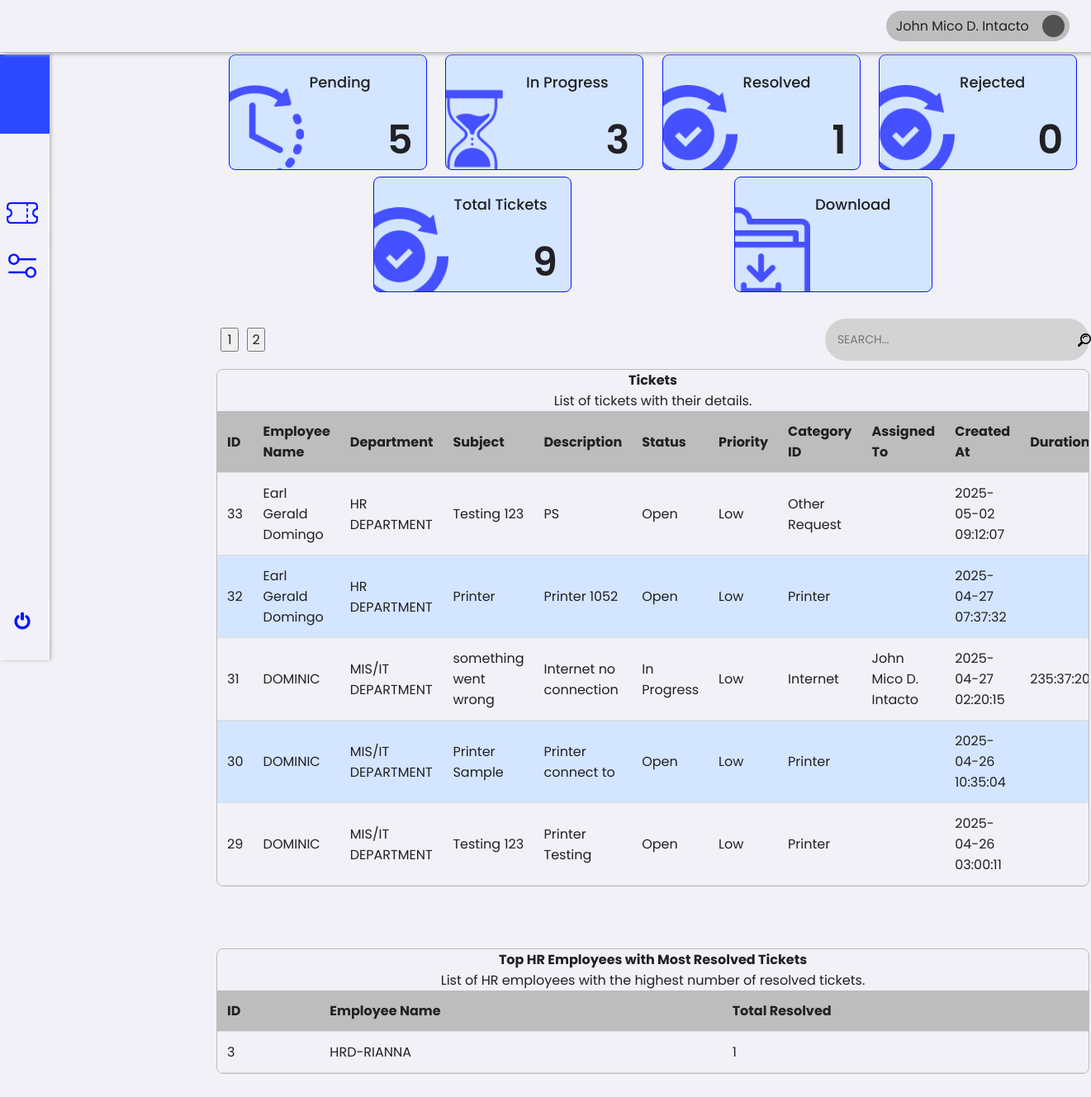
The page /1/hrHead/order.php (signed in) on the database its author committed.
### tables this page shows
CREATE TABLE `tickets` (
  `id` int(11) NOT NULL,
  `employee_id` int(11) NOT NULL,
  `subject` varchar(255) NOT NULL,
  `description` text NOT NULL,
  `status` enum('Open','In Progress','Resolved','Closed') DEFAULT 'Open',
  `priority` enum('Low','Medium','High') DEFAULT 'Low',
  `category_id` int(11) NOT NULL,
  `assigned_to` int(11) DEFAULT NULL,
  `created_at` timestamp NOT NULL DEFAULT current_timestamp(),
  `start_at` timestamp NULL DEFAULT NULL,
  `updated_at` timestamp NULL DEFAULT NULL,
  `leave_type_id` int(11) DEFAULT NULL,
  `leave_request_id` int(11) DEFAULT NULL
);

CREATE TABLE `users` (
  `id` int(11) NOT NULL,
  `name` varchar(255) NOT NULL,
  `email` varchar(255) NOT NULL,
  `password` varchar(255) NOT NULL,
  `role` enum('Employee','HR','HR HEAD','Admin','Super Admin') NOT NULL,
  `department` varchar(255) DEFAULT NULL,
  `status` enum('Active','Inactive') NOT NULL,
  `created_at` timestamp NOT NULL DEFAULT current_timestamp()
);

CREATE TABLE `categories` (
  `id` int(11) NOT NULL,
  `name` varchar(255) NOT NULL
);

### 0/includes/hrHeadQuery.php (called while the page is built)
<?php
require '../../0/includes/db.php';
$openTickets = "
                        SELECT COUNT(id) AS open_tickets
                        FROM tickets
                        WHERE status = 'Open'
                    ";
$stmtOpen = $pdo->prepare($openTickets);
$stmtOpen->execute();
$openTickets = $stmtOpen->fetchAll(PDO::FETCH_ASSOC);
$inprogressTickets = "
    SELECT COUNT(id) AS inprogress_tickets
    FROM tickets
    WHERE status = 'In Progress'
      AND assigned_to IS NOT NULL
";
$stmtInProgress = $pdo->prepare($inprogressTickets);
$stmtInProgress->execute();
$inprogressTickets = $stmtInProgress->fetchAll(PDO::FETCH_ASSOC);
$resolvedTickets = "
                SELECT COUNT(id) AS resolved_tickets
                FROM tickets
                WHERE status = 'Resolved'
                  AND assigned_to IS NOT NULL";
$stmtResolved = $pdo->prepare($resolvedTickets);
$stmtResolved->execute();
$resolvedTickets = $stmtResolved->fetchAll(PDO::FETCH_ASSOC);
$queryRejected = "
    SELECT at.user_id, u.name AS user_name, COUNT(t.id) AS rejected_count
    FROM audit_trail at
    JOIN tickets t ON at.affected_id = t.id
    JOIN users u ON at.user_id = u.id
    WHERE at.action_type = 'DECLINE' AND t.status = 'Open' AND t.assigned_to IS NULL
    GROUP BY at.user_id, u.name
";
$stmtRejected = $pdo->prepare($queryRejected);
$stmtRejected->execute();
$rejectedTickets = $stmtRejected->fetchAll(PDO::FETCH_ASSOC);
$totalTickets = "
    SELECT COUNT(id) AS total_tickets
    FROM tickets
";
$stmtTotalTickets = $pdo->prepare($totalTickets);
$stmtTotalTickets->execute();
$totalTickets = $stmtTotalTickets->fetchAll(PDO::FETCH_ASSOC);
$ticketsQuery = "SELECT
t.id,
e.name AS employee_name,
 e.department AS assigned_department,
t.subject,
t.description,
t.status,
t.priority,
c.name AS category_name,
a.name AS assigned_to_name,
t.created_at,
t.start_at,
t.updated_at
FROM tickets t
LEFT JOIN users e ON t.employee_id = e.id
LEFT JOIN users a ON t.assigned_to = a.id
LEFT JOIN categories c ON t.category_id = c.id
ORDER BY t.created_at DESC";
$stmt = $pdo->prepare($ticketsQuery);
$stmt->execute();
$tickets = $stmt->fetchAll(PDO::FETCH_ASSOC);
$query = "SELECT u.id AS user_id, u.name AS employee_name, COUNT(t.id) AS resolved_count
          FROM users u
          JOIN tickets t ON t.assigned_to = u.id
          WHERE t.status = 'Resolved' AND u.role = 'HR'
          GROUP BY u.id, u.name
          ORDER BY resolved_count DESC";
$stmt = $pdo->prepare($query);
$stmt->execute();
$topResolvedAccounts = $stmt->fetchAll(PDO::FETCH_ASSOC);

### 1/hrHead/order.php (the view, shortened to what this page needs)
<?php
require_once '../../0/includes/employeeTicket.php';
require_once '../../0/includes/hrHeadQuery.php';
?>
<!DOCTYPE html>
<html lang="en">
<head>
    <link rel="stylesheet" href="../../assets/css/framework.css">
    <link rel="stylesheet" href="../../assets/css/dashboard.css">
</head>
<body>
    <div class="container">
        <div class="sideNav">
            <div class="sideNavLogo img-cover"></div>
            <div class="navBtn">
                <div class="navBtnIcon img-contain" style="background-image: url(../../assets/images/icons/ticket.png);"></div>
            </div>
            <div class="navBtn">
                <div class="navBtnIcon img-contain" style="background-image: url(../../assets/images/icons/settings.png);"></div>
            </div>
            <div class="navBtn">
                <div class="navBtnIcon img-contain" style="background-image: url(../../assets/images/icons/switch.png);"></div>
            </div>
        </div>
        <div class="content">
            <div class="topNav">
                <div class="account">
                    <div class="accountName">John Doe</div>
                    <div class="accountIcon img-contain"></div>
                </div>
            </div>
            <div class="row plateRow">
                <div class="col plate" id="plate1" data-status="status">
                    <div class="plateIcon" style="background-image: url(../../assets/images/icons/time-left.png);"></div>
                    <div class="plateContent">
                        <div class="plateTitle">Pending</div>
                        <div class="plateValue">
                            <?= isset($openTickets[0]['open_tickets']) ? htmlspecialchars($openTickets[0]['open_tickets']) : '0' ?>
                        </div>
                    </div>
                </div>
                <div class="col plate" id="plate2" data-status="status">
                    <div class="plateIcon" style="background-image: url(../../assets/images/icons/hourglass.png);"></div>
                    <div class="plateContent">
                        <div class="plateTitle">In Progress</div>
                        <div class="plateValue">
                            <?= isset($inprogressTickets[0]['inprogress_tickets']) ? htmlspecialchars($inprogressTickets[0]['inprogress_tickets']) : '0' ?>
                        </div>
                    </div>
                </div>
                <div class="col plate" id="plate3" data-status="status">
                    <div class="plateIcon" style="background-image: url(../../assets/images/icons/ethics.png);"></div>
                    <div class="plateContent">
                        <div class="plateTitle">Resolved</div>
                        <div class="plateValue">
                            <?= isset($resolvedTickets[0]['resolved_tickets']) ? htmlspecialchars($resolvedTickets[0]['resolved_tickets']) : '0' ?>
                        </div>
                    </div>
                </div>
                <div class="col plate" id="plate4" data-status="status">
                    <div class="plateIcon" style="background-image: url(../../assets/images/icons/ethics.png);"></div>
                    <div class="plateContent">
                        <div class="plateTitle">Rejected</div>
                        <div class="plateValue">
                            <?= htmlspecialchars(array_sum(array_column($rejectedTickets, 'rejected_count'))) ?>
                        </div>
                    </div>
                </div>
                <div class="col plate" id="plate5" data-status="status">
                    <div class="plateIcon" style="background-image: url(../../assets/images/icons/ethics.png);"></div>
                    <div class="plateContent">
                        <div class="plateTitle">Total Tickets</div>
                        <div class="plateValue">
                            <?= isset($totalTickets[0]['total_tickets']) ? htmlspecialchars($totalTickets[0]['total_tickets']) : '0' ?>
                        </div>
                    </div>
                </div>
                <div class="col plate" id="plate6" data-status="Download">
                    <div class="plateIcon" style="background-image: url(../../assets/images/icons/folder.png);"></div>
                    <div class="plateContent">
                        <div class="plateTitle">Download</div>
                        <div class="plateValue"></div>
                    </div>
                </div>
            </div>
            <div class="pagination-wrapper">
                <div class="pagination" id="pageNationID">
                    <div id="paginationControls" class="mt-3"></div>
                </div>
                <div class="search-container">
                    <input type="text" id="searchInput" placeholder="SEARCH..." class="search-input">
                    <div class="search-icon">
                        <img src="../../assets/images/icons/search.png" alt="Search">
                    </div>
                </div>
            </div>
            <div class="tableContainer">
                <table id="ticketTable" class="table">
                    <div class="table-title" style="text-align: center;">
                        <h2>Tickets</h2>
                        <p>List of tickets with their details.</p>
                    </div>
                    <thead>
                        <tr>
                            <th>ID <i class="fas fa-sort"></i></th>
                            <th>Employee Name <i class="fas fa-sort"></i></th>
                            <th>Department <i class="fas fa-sort"></i></th>
                            <th>Subject <i class="fas fa-sort"></i></th>
                            <th>Description <i class="fas fa-sort"></i></th>
                            <th>Status <i class="fas fa-sort"></i></th>
                            <th>Priority <i class="fas fa-sort"></i></th>
                            <th>Category ID <i class="fas fa-sort"></i></th>
                            <th>Assigned To <i class="fas fa-sort"></i></th>
                            <th>Created At <i class="fas fa-sort"></i></th>
                            <th>Duration <i class="fas fa-sort"></i></th>
                        </tr>
                    </thead>
                    <tbody>
                        <?php if (!empty($tickets)): ?>
                            <?php foreach ($tickets as $ticket): ?>
                                <tr data-id="<?= htmlspecialchars($ticket['id']) ?>"
                                    data-status="<?= htmlspecialchars($ticket['status']) ?>"
                                    data-priority="<?= htmlspecialchars($ticket['priority']) ?>"
                                    data-category="<?= htmlspecialchars($ticket['category_name']) ?>"
                                    data-assigned-name="<?= htmlspecialchars($ticket['assigned_to_name']) ?>"
                                    data-created-at="<?= htmlspecialchars($ticket['created_at']) ?>"
                                    data-start-at="<?= htmlspecialchars($ticket['start_at']) ?>"
                                    data-updated-at="<?= htmlspecialchars($ticket['updated_at']) ?>">
                                    <td><?= htmlspecialchars($ticket['id']) ?></td>
                                    <td><?= htmlspecialchars($ticket['employee_name']) ?></td>
                                    <td><?= htmlspecialchars($ticket['assigned_department']) ?></td>
                                    <td><?= htmlspecialchars($ticket['subject']) ?></td>
                                    <td><?= htmlspecialchars($ticket['description']) ?></td>
                                    <td><?= htmlspecialchars($ticket['status']) ?></td>
                                    <td><?= htmlspecialchars($ticket['priority']) ?></td>
                                    <td><?= htmlspecialchars($ticket['category_name']) ?></td>
                                    <td><?= htmlspecialchars($ticket['assigned_to_name']) ?></td>
                                    <td><?= htmlspecialchars($ticket['created_at']) ?></td>
                                    <td class="timer-cell" data-start-at="<?= htmlspecialchars($ticket['start_at']) ?>"></td>
                                </tr>
                            <?php endforeach; ?>
                        <?php else: ?>
                            <tr>
                                <td colspan="12" style="text-align: center;">No tickets found</td>
                            </tr>
                        <?php endif; ?>
                    </tbody>
                </table>
            </div>
            <br>
            <br><br>
            <div class="tableContainer">
                <table id="topAccountMostSolved" class="table">
                    <div class="table-title" style="text-align: center;">
                        <h2>Top HR Employees with Most Resolved Tickets</h2>
                        <p>List of HR employees with the highest number of resolved tickets.</p>
                    </div>
                    <thead>
                        <tr>
                            <th>ID <i class="fas fa-sort"></i></th>
                            <th>Employee Name <i class="fas fa-sort"></i></th>
                            <th>Total Resolved <i class="fas fa-sort"></i></th>
                        </tr>
                    </thead>
                    <tbody>
                        <?php if (!empty($topResolvedAccounts)): ?>
                            <?php foreach ($topResolvedAccounts as $account): ?>
                                <tr>
                                    <td><?= htmlspecialchars($account['user_id']) ?></td>
                                    <td><?= htmlspecialchars($account['employee_name']) ?></td>
                                    <td><?= htmlspecialchars($account['resolved_count']) ?></td>
                                </tr>
                            <?php endforeach; ?>
                        <?php else: ?>
                            <tr>
                                <td colspan="3" style="text-align: center;">No resolved tickets found</td>
                            </tr>
                        <?php endif; ?>
                    </tbody>
                </table>
            </div>
            <br><br><br>
        </div>
</body>
</html>

### rows shown on the page
tickets: id "33", employee.name "Earl Gerald Domingo", employee.department "HR DEPARTMENT", subject "Testing 123", description "PS", status "Open", priority "Low", category.name "Other Request", created_at "2025-05-02 09:12:07"
tickets: id "32", employee.name "Earl Gerald Domingo", employee.department "HR DEPARTMENT", subject "Printer", description "Printer 1052", status "Open", priority "Low", category.name "Printer", created_at "2025-04-27 07:37:32"
tickets: id "31", employee.name "DOMINIC", employee.department "MIS/IT DEPARTMENT", subject "something went wrong", description "Internet no connection", status "In Progress", priority "Low", category.name "Internet", assigned_to.name "John Mico D. Intacto", created_at "2025-04-27 02:20:15"
tickets: id "30", employee.name "DOMINIC", employee.department "MIS/IT DEPARTMENT", subject "Printer Sample", description "Printer connect to", status "Open", priority "Low", category.name "Printer", created_at "2025-04-26 10:35:04"
tickets: id "29", employee.name "DOMINIC", employee.department "MIS/IT DEPARTMENT", subject "Testing 123", description "Printer Testing", status "Open", priority "Low", category.name "Printer", created_at "2025-04-26 03:00:11"
users: id "3", name "HRD-RIANNA", resolved_count "1"

### other values the page prints
$openTickets[0]['open_tickets'] "5"
$inprogressTickets[0]['inprogress_tickets'] "3"
$resolvedTickets[0]['resolved_tickets'] "1"
array_sum(array_column($rejectedTickets, 'rejected_count')) "0"
$totalTickets[0]['total_tickets'] "9"
